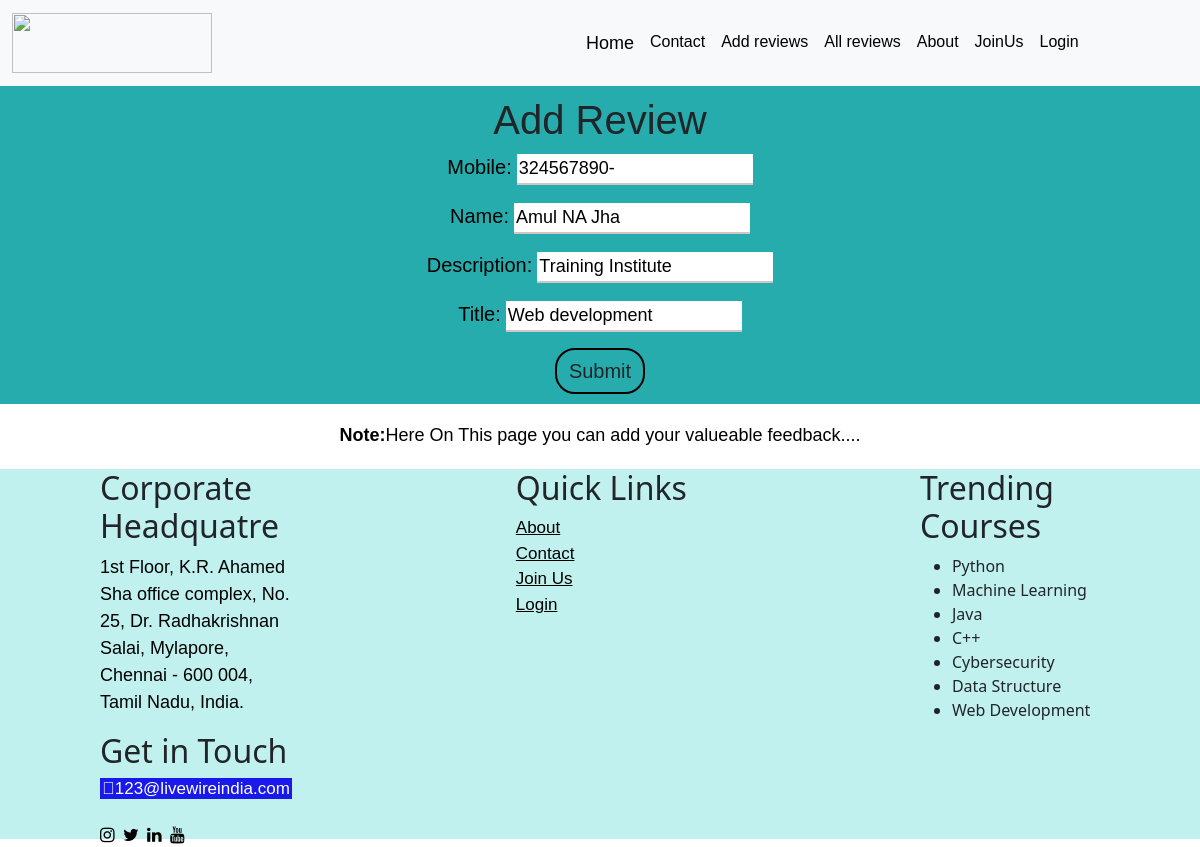
/todos/edit/3/, run on the app's committed database.
### todo/models.py (models this page shows)
class Todo(models.Model):
    title=models.CharField(max_length=255)
    description=models.CharField(max_length=255)
    name=models.CharField(max_length=200)
    mobile=models.CharField(max_length=20)
    craeted_at=models.DateTimeField(auto_now_add=True)
    updated_at=models.DateTimeField(auto_now=True)

### todo/views.py (the view)
# urls.py: url(r'^edit/(?P<pk>\d+)/$',todoedit,name='todoedit'),
def todoedit(request,pk):
    todo = get_object_or_404(Todo,pk=pk)
    todoform=TodoForm(request.POST or None,instance=todo)
    if todoform.is_valid():
        todoform.save()
        return redirect ("todolist")
    return render(request,"todoadd.html",{"forms":todoform})

### todo/forms.py
class TodoForm(forms.ModelForm):
    class Meta:
        model=Todo
        fields={"title","description","name","mobile"}

### templates/todoadd.html (shortened to what this page needs)
{%extends 'base.html'%}
{%block content%}
<head>
</head>
<form class="form" method="post">
    <h1 class="head">Add Review</h1>
    {{forms.as_p}}
    <button class="btn" type="submit">Submit</button>
</form>
<center>
<p><b>Note:</b>Here On This page you can add your valueable feedback....</p>
</center>
{%endblock%}

### templates/navbar.html (style rules this page uses)
p { font-size: large; font-family: Arial, Helvetica, sans-serif; color: black; }

### templates/todoadd.html (style rules this page uses)
.head { text-align: center; text-decoration: solid; }
.form { text-align: center; font-family: Arial, Helvetica, sans-serif ; padding-top: 10px; padding-bottom: 10px; font-size: large; background-color: rgb(38, 172, 172); }
label { font-size: 20px; color: black; font-family: 'Franklin Gothic Medium', 'Arial Narrow', Arial, sans-serif; }
input { border: none; color: black; border-bottom: 2px solid rgb(210, 197, 197); }
.btn { border: 2px solid black; border-radius: 20px; font-size: 20px; }

### data on the page
Todo: mobile "324567890-", name "Amul NA Jha", description "Training Institute", title "Web development"
